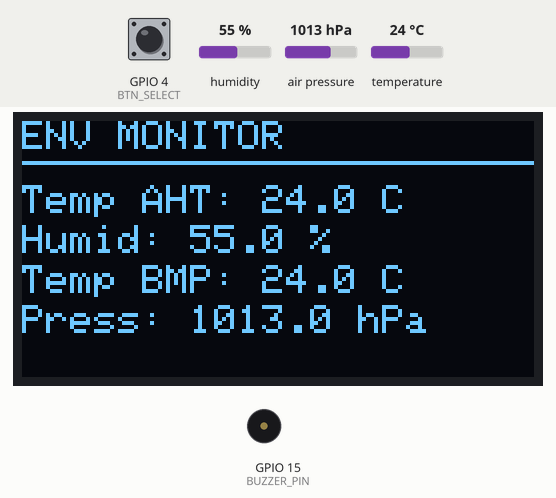
Recording of a sketch running on a simulated ESP32. Parts: 128×64 one-colour display, buzzer (waves = sounding, pin HIGH). Inputs (shaded band) come from the test bench; at power-on: temperature 24 °C, humidity 55 %, air pressure 1013 hPa, GPIO 4 (BTN_SELECT) HIGH.

Above: at 5.4 s.
5.5 s: temperature set to 34.4 °C
At 6.7 s:
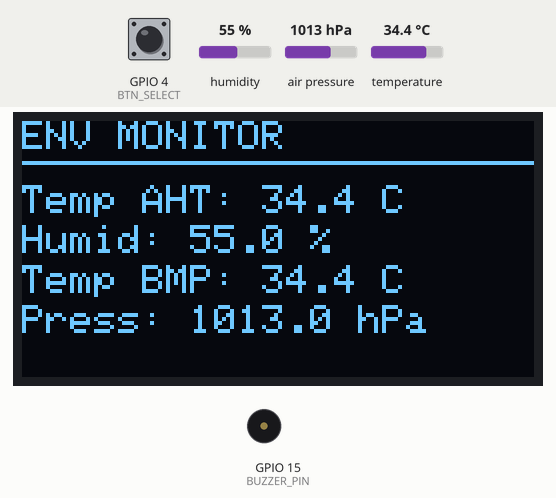
7.1 s: temperature set to 35.5 °C
At 8.69 s:
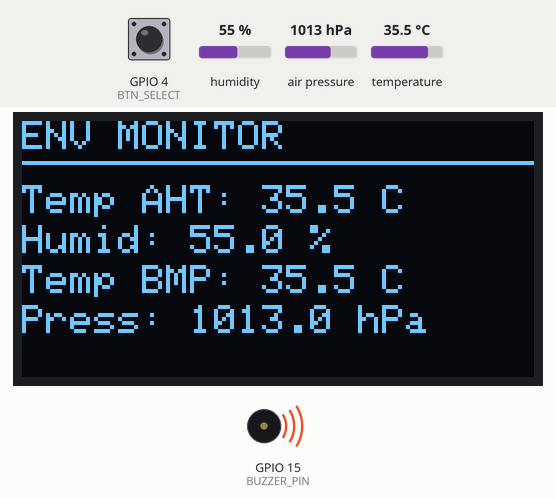
10.3 s: humidity set to 22 %
At 11.9 s:
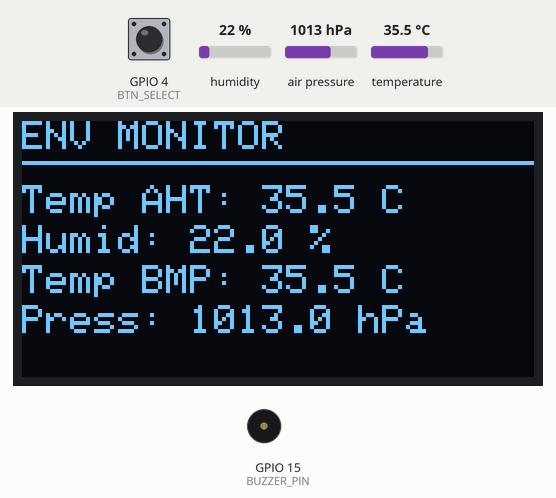
12.1 s: air pressure set to 952 hPa
At 13.6 s:
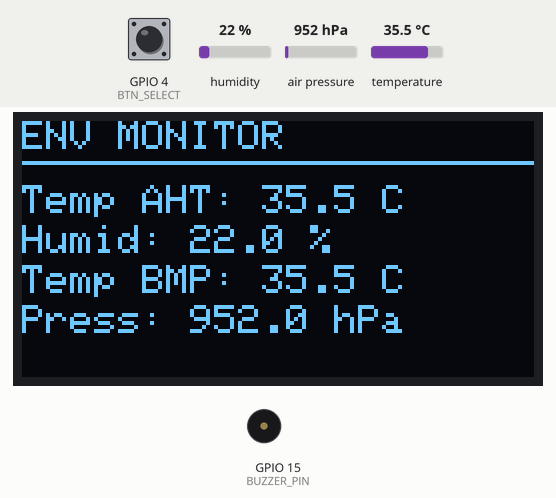
Timing chart, 0 to 15.0 s (numbered marks = the images above; inputs shaded):
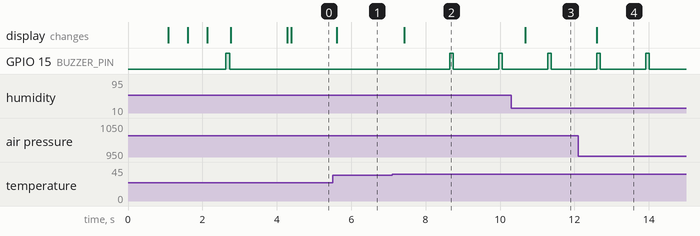

Measured:
- the behaviour switches between 34.9 and 35 °C on temperature (found by bisection; images 1 and 2)
- after the input at 5.5 s, the display: changes after 0.11 s (image 1)
- after the input at 7.1 s, GPIO 15 (BUZZER_PIN): alternates HIGH for 0.10 s and LOW for 1.2 s, starting after 1.5 s; the display: changes after 0.33 s (image 2)
- after the input at 10.3 s, the display: changes after 0.37 s (image 3)
- after the input at 12.1 s, the display: changes after 0.50 s (image 4)

The sketch:

v0.1.0.ino
```cpp
// ============================================================
//  Project: Environmental Monitor with AHT20 + BMP280
//  Author: Ansor Achmad
//  Dibuat : 8 Oktober 2025
// ============================================================

#include <Wire.h>
#include <Adafruit_SSD1306.h>
#include <Adafruit_GFX.h>
#include <Adafruit_AHTX0.h>
#include <Adafruit_BMP280.h>

#define SCREEN_WIDTH 128
#define SCREEN_HEIGHT 64

#define BUZZER_PIN 15
#define BTN_UP 27
#define BTN_DOWN 26
#define BTN_LEFT 14
#define BTN_RIGHT 12
#define BTN_SELECT 4

Adafruit_SSD1306 display(SCREEN_WIDTH, SCREEN_HEIGHT, &Wire, -1);
Adafruit_AHTX0 aht20;
Adafruit_BMP280 bmp;

float tempAHT, humAHT, tempBMP, pressBMP;
float maxTemp = 35.0;
bool alarmActive = false;
unsigned long lastBeep = 0;

void beep(unsigned int duration = 200) {
  digitalWrite(BUZZER_PIN, HIGH);
  delay(duration);
  digitalWrite(BUZZER_PIN, LOW);
}

void setup() {
  Serial.begin(115200);
  Wire.begin(21, 22);

  pinMode(BUZZER_PIN, OUTPUT);
  pinMode(BTN_UP, INPUT_PULLUP);
  pinMode(BTN_DOWN, INPUT_PULLUP);
  pinMode(BTN_LEFT, INPUT_PULLUP);
  pinMode(BTN_RIGHT, INPUT_PULLUP);
  pinMode(BTN_SELECT, INPUT_PULLUP);

  if (!display.begin(SSD1306_SWITCHCAPVCC, 0x3C)) {
    Serial.println("OLED not found!");
    while (1);
  }

  display.clearDisplay();
  display.setTextColor(SSD1306_WHITE);
  display.setTextSize(1);

  int y = 0;
  int lineH = 9;

  display.setCursor(0, y);
  display.print("Enviromental Monitor");
  y += lineH;
  display.setCursor(0, y);
  display.print("Version 0.1.0");
  y += lineH;
  display.display();
  delay(1000);

  display.setCursor(0, y);
  display.print("Init sensors...");
  y += lineH;
  display.display();
  delay(500);

  // ==== Inisialisasi AHT20 ====
  if (!aht20.begin()) {
    display.setCursor(0, y);
    display.print("AHT20: ERROR!");
    y += lineH;
    display.display();
    while (1);
  } else {
    display.setCursor(0, y);
    display.print("AHT20: OK");
    y += lineH;
    display.display();
  }
  delay(500);

  // ==== Inisialisasi BMP280 ====
  if (!bmp.begin(0x77)) {
    display.setCursor(0, y);
    display.print("BMP280: ERROR!");
    y += lineH;
    display.display();
    while (1);
  } else {
    display.setCursor(0, y);
    display.print("BMP280: OK");
    y += lineH;
    display.display();
  }
  delay(500);

  // ==== Cek Buzzer ====
  digitalWrite(BUZZER_PIN, HIGH);
  delay(100);
  digitalWrite(BUZZER_PIN, LOW);
  display.setCursor(0, y);
  display.print("BUZZER: OK");
  display.display();

  delay(1500);
  display.clearDisplay();
  display.display();
}

void readSensors() {
  sensors_event_t hum, temp;
  aht20.getEvent(&hum, &temp);
  tempAHT = temp.temperature;
  humAHT = hum.relative_humidity;
  tempBMP = bmp.readTemperature();
  pressBMP = bmp.readPressure() / 100.0F; // hPa
}

void loop() {
  readSensors();

  // tampilkan data di OLED
  display.clearDisplay();
  display.setCursor(0, 0);
  display.setTextSize(1);
  display.println("ENV MONITOR");
  display.drawLine(0, 10, 128, 10, SSD1306_WHITE);

  display.setCursor(0, 16);
  display.print("Temp AHT: "); display.print(tempAHT, 1); display.println(" C");
  display.setCursor(0, 26);
  display.print("Humid: "); display.print(humAHT, 1); display.println(" %");
  display.setCursor(0, 36);
  display.print("Temp BMP: "); display.print(tempBMP, 1); display.println(" C");
  display.setCursor(0, 46);
  display.print("Press: "); display.print(pressBMP, 1); display.println(" hPa");
  display.display();

  // cek alarm
  if (tempAHT >= maxTemp && !alarmActive) {
    alarmActive = true;
    lastBeep = millis();
  }

  // buzzer aktif selama alarm
  if (alarmActive) {
    if (millis() - lastBeep > 1000) {
      beep(100);
      lastBeep = millis();
    }
  }

  // tombol SELECT untuk matikan alarm
  if (digitalRead(BTN_SELECT) == LOW && alarmActive) {
    alarmActive = false;
    digitalWrite(BUZZER_PIN, LOW);
  }

  delay(500);
}
```
